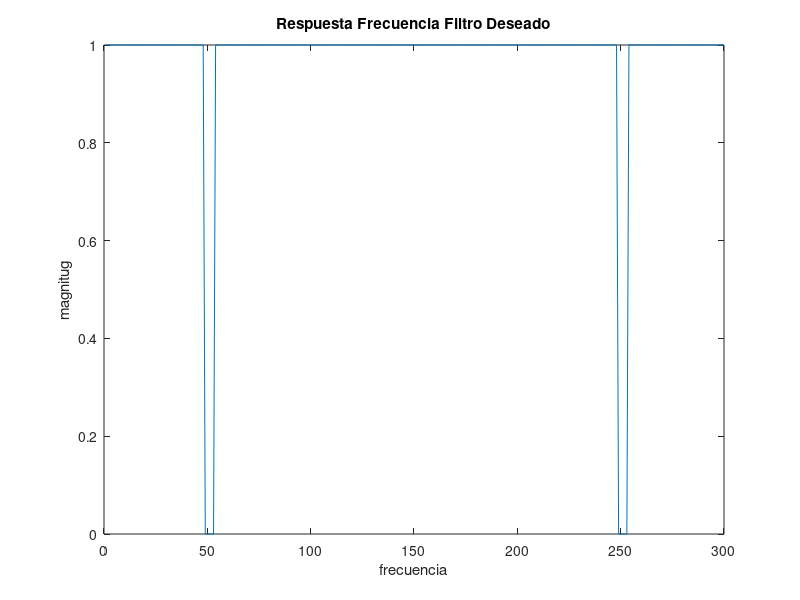
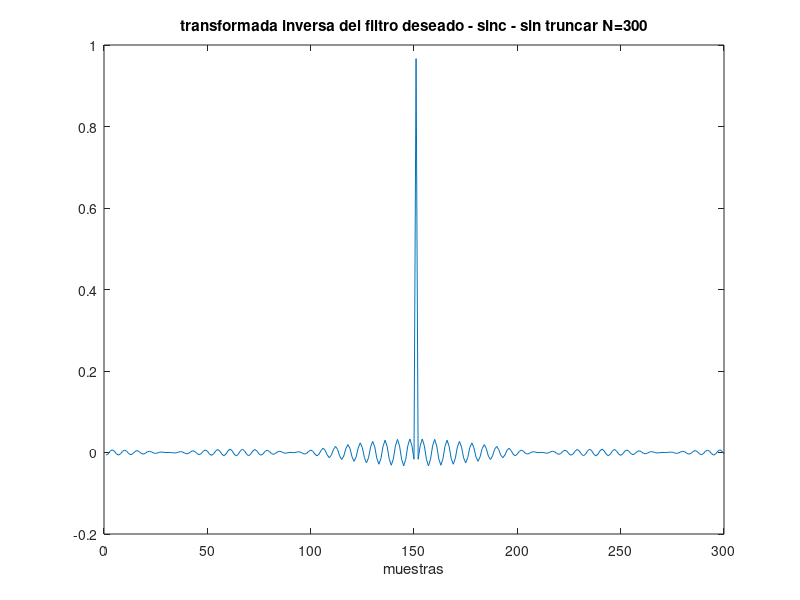
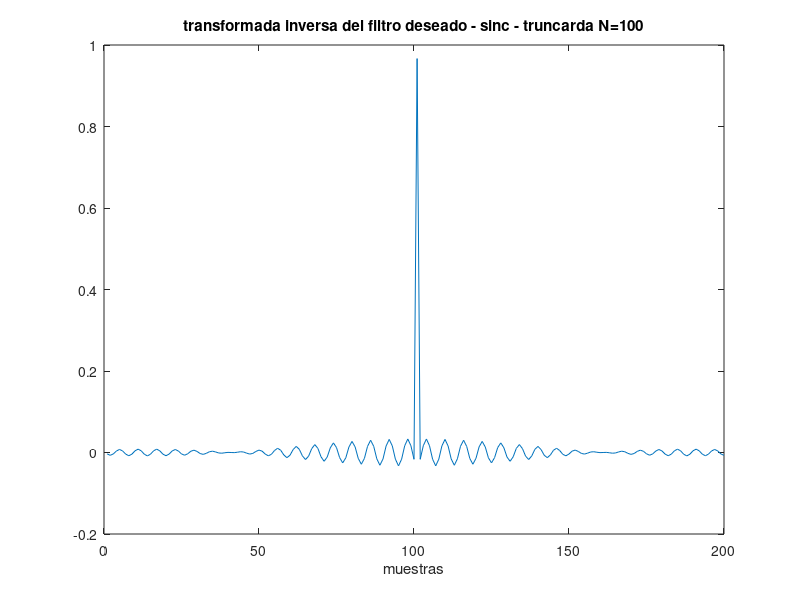
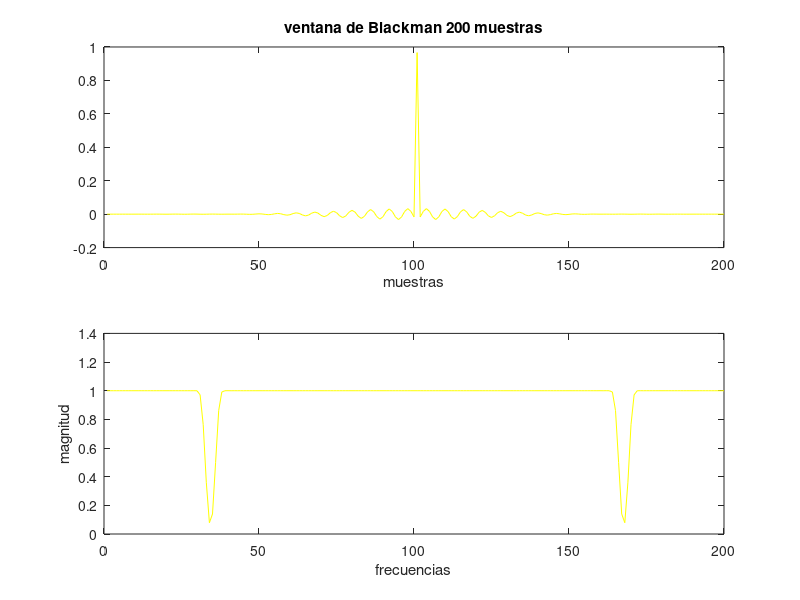

Reproduce these figures in MATLAB, in order.
clear all
close all
clc
%Filtro FIR
%elimimar ruido de 50 Hz
%DATOS
%deltaF=fm/N=1/NT=1/T_t
N=300;	%se�al muestreada a 300hz (suponemos duracion 1 seg)
truncado=200;	%cantidad de muestras que tomo para el truncado temporal. (ventana en el tiempo,la cual voy a antitransformar y convolucionar en la frecuencia)
ancho=2;	%ancho para eliminar componente de 50Hz

%MUESTREO DE LA RESPUESTA EN FRECUENCIA
%recordar que en los filtro FIR, yo armo la respuesta en frecuencia que
%quiero para mi filtro, y luego antitransformo esa H[k] para obtener los
%coeficientes de mi filtro ( h[n])
fft_f=ones(1,N);

%elimino las muestras anterior y posterior a k = 51 (50hz) con el
%ancho definido arriba
for i=-ancho:ancho,
fft_f(51+i)=0;	% frecuencia positiva 
fft_f(251+i)=0;	% frecuencia negativa
end
%ploteo mi respuesta en frecuencia
figure('name','H[k] deseada');
plot(fft_f);xlabel('frecuencia');ylabel('magnitug');title('Respuesta Frecuencia Filtro Deseado')
%APLICO LA TDF INVERSA
f=real(ifft(fft_f)); %f esta en el tiempo
figure('name','ifft de H[k] -> h[n]');
plot(real(fftshift(ifft(fft_f))));xlabel('muestras');title('transformada inversa del filtro deseado - sinc - sin truncar N=300') %se observa que la antitransformada es una sinc

%REALIZO EL TRUNCADO TEMPORAL (trunco  la sinc temporal)
%f truncada
ftrunc=[f(1:truncado/2) f(N-truncado/2+1:N)]; %trunco en el tiempo
%MUESTRO DE [-fm/2 fm/2] CON FFTSHIFT
h=fftshift(ftrunc); %acomodo las muestras
figure('name','truncado temporal');
plot(h);xlabel('muestras'); title('transformada inversa del filtro deseado - sinc - truncarda N=100');

 
%VENTANAS
%ventana cuadrada --> dejo la respuesta en frecuencia como esta
%ventana de Hanning--###
windows1=h.*hanning(length(h))';
%ventana de Hamming--####
windows2=h.*hamming(length(h))';
%ventana de Blackman --####
windows3=h.*blackman(length(h))';

 
%GRAFICO PARA COMPARAR RESULTADOS 
whitebg([.5,.5,.5])
figure('name','ventana de Blackman');
subplot(2,1,1), plot(windows3,'y');xlabel('muestras'); title(['ventana de Blackman ',num2str(truncado),' muestras']); subplot(2,1,2), plot(abs(fft(windows3)),'y');xlabel('frecuencias');ylabel('magnitud');
figure('name','ventana de Hamming');
subplot(2,1,1), plot(windows2,'y');xlabel('muestras'); title(['ventana de Hamming ',num2str(truncado),' muestras']);subplot(2,1,2), plot(abs(fft(windows2)),'y');xlabel('frecuencias');ylabel('magnitud');
figure('name','ventana de Hanning');
subplot(2,1,1), plot(windows1,'y');xlabel('muestras');title(['ventana de Hanning ',num2str(truncado),' muestras']); subplot(2,1,2), plot(abs(fft(windows1)),'y');xlabel('frecuencias');ylabel('magnitud');
figure('name','ventana cuadrada');
subplot(2,1,1), plot(h,'y');xlabel('muestras');title(['ventana cuadrada ',num2str(truncado),' muestras']); subplot(2,1,2), plot(abs(fft(h)),'y');xlabel('frecuencias');ylabel('magnitud');
